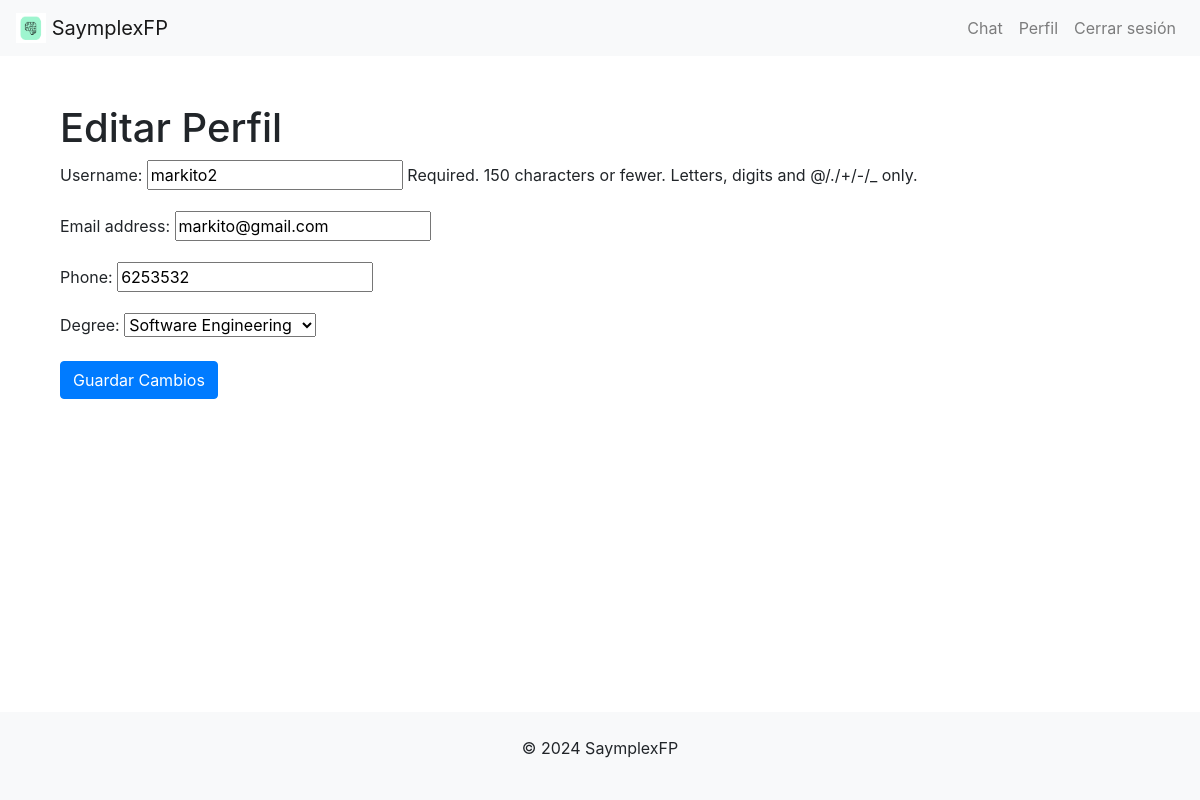
Screenshot of /profile/edit/ (signed in) with the database file from the repository.
### main/models.py (models this page shows, shortened)
class User(AbstractUser):
    phone = models.CharField(max_length=15, blank=True, null=True)
    class DegreeChoices(models.TextChoices):
        SOFTWARE_ENGINEERING = 'Software Engineering'
        HEALTH_ENGINEERING = 'Health Engineering'
        COMPUTER_ENGINEERING = 'Computer Engineering'
    degree = models.CharField(max_length=100, choices=DegreeChoices.choices)
    class UserTypeChoices(models.TextChoices):
        TEACHER = 'Teacher'
        STUDENT = 'Student'
    user_type = models.CharField(max_length=10, choices=UserTypeChoices.choices)
    groups = models.ManyToManyField(
        'auth.Group',
        related_name='users_in_auth_groups',
        blank=True,
        help_text='The groups this user belongs to. A user will get all permissions granted to each of their groups.',
        verbose_name='groups',
    )
    user_permissions = models.ManyToManyField(
        'auth.Permission',
        related_name='users_with_permissions',
        blank=True,
        help_text='Specific permissions for this user.',
        verbose_name='user permissions',
    )

### main/views.py (the view)
# urls.py: path('profile/edit/', edit_profile, name='edit_profile'),
@login_required
def edit_profile(request):
    user = request.user
    if request.method == 'POST':
        form = UserProfileForm(request.POST, instance=user)
        if form.is_valid():
            form.save()
            return redirect('user_profile')  # Redirige al perfil del usuario tras guardar los cambios
    else:
        form = UserProfileForm(instance=user)
    return render(request, 'edit_profile.html', {'form': form})

### main/forms.py
class UserProfileForm(forms.ModelForm):
    class Meta:
        model = User
        fields = ['username', 'email', 'phone', 'degree']  # Añade otros campos que quieras que el usuario pueda editar

### main/templates/edit_profile.html (shortened to what this page needs)
{% extends "base.html" %}
{% block content %}
<div class="container">
    <h1 class="mt-4">Editar Perfil</h1>
    <form method="post">
        {{ form.as_p }}
        <button type="submit" class="btn btn-primary">Guardar Cambios</button>
    </form>
</div>
{% endblock %}

### rows the page displays
User: username "markito2", email "markito@gmail.com", phone "6253532", degree "Software Engineering"
